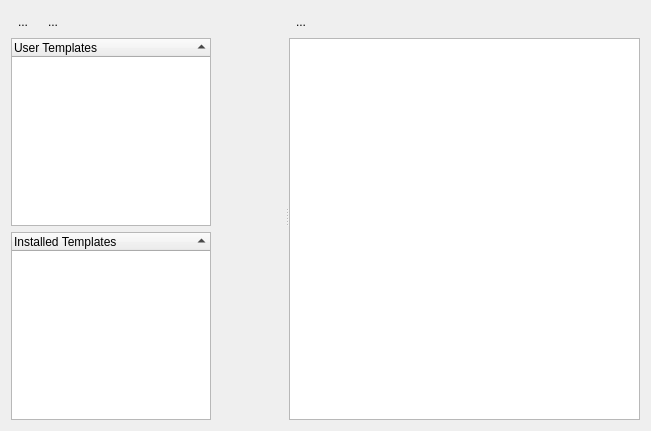
<?xml version="1.0" encoding="UTF-8"?>
<ui version="4.0">
 <class>TemplatesConfig</class>
 <widget class="QWidget" name="TemplatesConfig">
  <property name="geometry">
   <rect>
    <x>0</x>
    <y>0</y>
    <width>651</width>
    <height>431</height>
   </rect>
  </property>
  <property name="windowTitle">
   <string>Templates Config</string>
  </property>
  <layout class="QGridLayout" name="gridLayout">
   <item row="0" column="0">
    <widget class="QSplitter" name="splitter">
     <property name="orientation">
      <enum>Qt::Horizontal</enum>
     </property>
     <widget class="QWidget" name="layoutWidget">
      <layout class="QVBoxLayout" name="verticalLayout">
       <property name="margin">
        <number>0</number>
       </property>
       <item>
        <layout class="QHBoxLayout" name="horizontalLayout">
         <item>
          <widget class="QToolButton" name="uiAddBTN">
           <property name="text">
            <string>...</string>
           </property>
           <property name="autoRaise">
            <bool>true</bool>
           </property>
          </widget>
         </item>
         <item>
          <widget class="QToolButton" name="uiRemoveBTN">
           <property name="text">
            <string>...</string>
           </property>
           <property name="autoRaise">
            <bool>true</bool>
           </property>
          </widget>
         </item>
         <item>
          <spacer name="horizontalSpacer">
           <property name="orientation">
            <enum>Qt::Horizontal</enum>
           </property>
           <property name="sizeHint" stdset="0">
            <size>
             <width>40</width>
             <height>20</height>
            </size>
           </property>
          </spacer>
         </item>
        </layout>
       </item>
       <item>
        <widget class="QTreeWidget" name="uiUserTemplateTREE">
         <property name="maximumSize">
          <size>
           <width>200</width>
           <height>16777215</height>
          </size>
         </property>
         <property name="alternatingRowColors">
          <bool>true</bool>
         </property>
         <property name="rootIsDecorated">
          <bool>false</bool>
         </property>
         <property name="sortingEnabled">
          <bool>true</bool>
         </property>
         <column>
          <property name="text">
           <string>User Templates</string>
          </property>
         </column>
        </widget>
       </item>
       <item>
        <widget class="QTreeWidget" name="uiTemplateTREE">
         <property name="maximumSize">
          <size>
           <width>200</width>
           <height>16777215</height>
          </size>
         </property>
         <property name="alternatingRowColors">
          <bool>true</bool>
         </property>
         <property name="rootIsDecorated">
          <bool>false</bool>
         </property>
         <property name="sortingEnabled">
          <bool>true</bool>
         </property>
         <column>
          <property name="text">
           <string>Installed Templates</string>
          </property>
         </column>
        </widget>
       </item>
      </layout>
     </widget>
     <widget class="QWidget" name="layoutWidget">
      <layout class="QVBoxLayout" name="verticalLayout_2">
       <property name="margin">
        <number>0</number>
       </property>
       <item>
        <layout class="QHBoxLayout" name="horizontalLayout_2">
         <item>
          <widget class="QToolButton" name="uiSaveBTN">
           <property name="text">
            <string>...</string>
           </property>
           <property name="autoRaise">
            <bool>true</bool>
           </property>
          </widget>
         </item>
         <item>
          <spacer name="horizontalSpacer_2">
           <property name="orientation">
            <enum>Qt::Horizontal</enum>
           </property>
           <property name="sizeHint" stdset="0">
            <size>
             <width>40</width>
             <height>20</height>
            </size>
           </property>
          </spacer>
         </item>
        </layout>
       </item>
       <item>
        <widget class="QTextEdit" name="uiTemplateTXT"/>
       </item>
      </layout>
     </widget>
    </widget>
   </item>
  </layout>
 </widget>
 <resources/>
 <connections/>
</ui>
